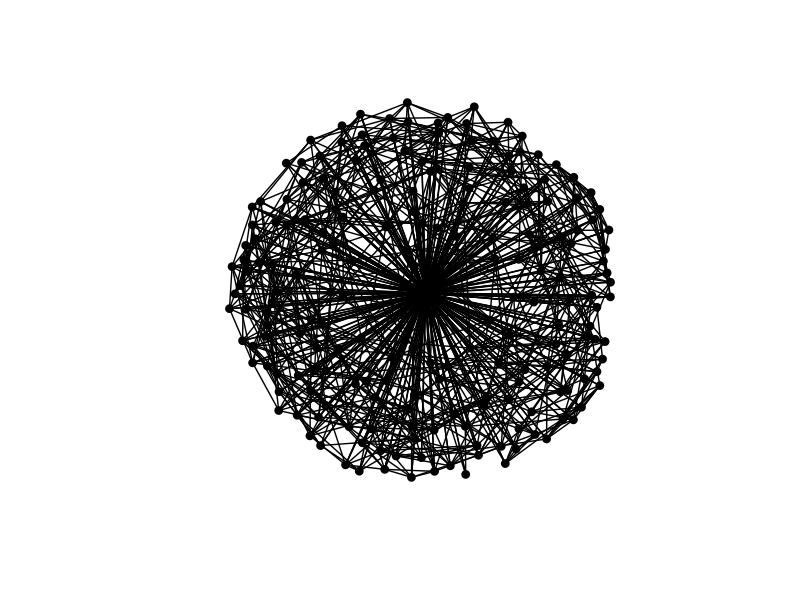
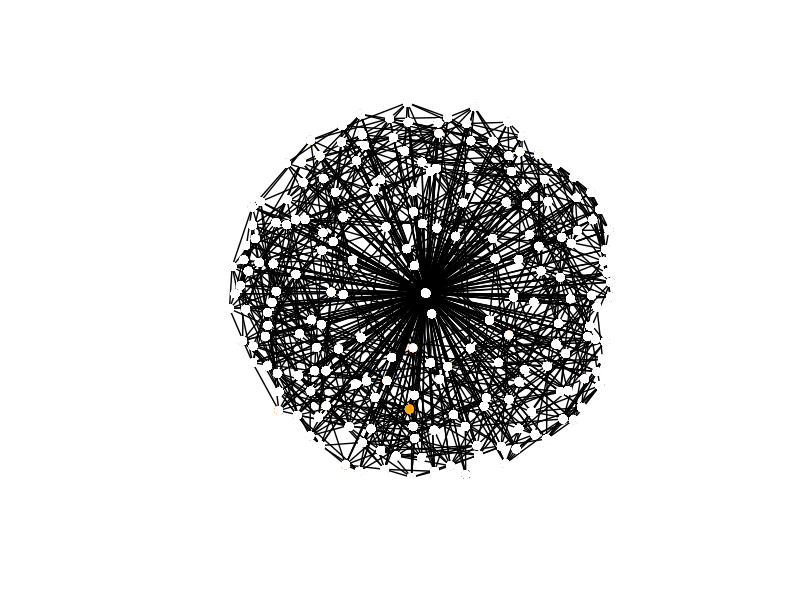
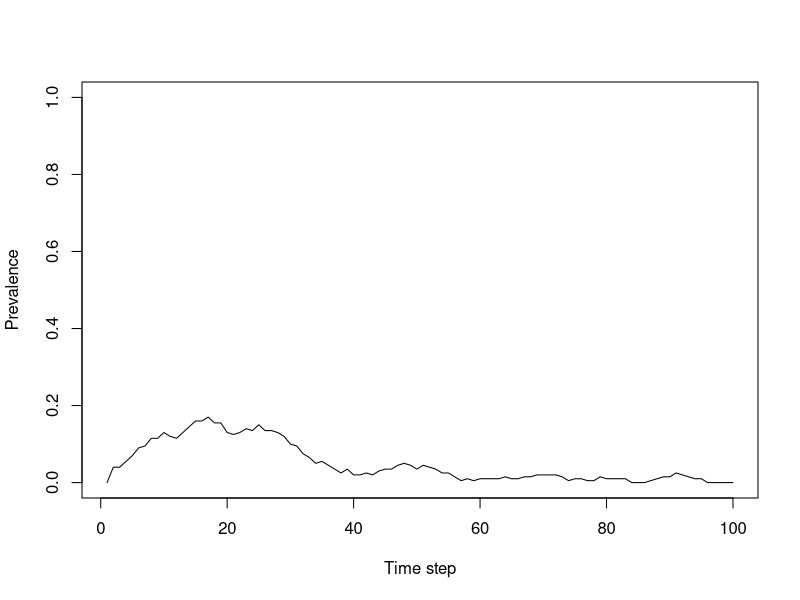

Write R code to recreate these figures, in order.
#===================================================================================
#  Lots of R packages for graphs
#	these are described in a CRAN task view here:
#	http://cran.r-project.org/web/views/gR.html
#	-install the 'network' package
#===================================================================================

#install.packages("network")
library(network)
#help("network-package")


#===================================================================================
#	-Simulated population parameters
#===================================================================================

L<-num_obs<-200  #number of households and individuals
S<-rep(1,L)
E<-rep(0,L)
I<-rep(0,L)
R<-rep(0,L)


#===================================================================================
#	Model neighborhood connections
#	-NEIGH: is a matrix of connections
#	-NEIGH_NET is the same saved as a network
#   note: this leaves the ends with fewer connections
#===================================================================================

NEIGH<-matrix(0,L,L)  #set up an empty matrix
numneigh<-3        #define the number of neighbors to connect

for( i in numneigh:L-numneigh)
	{
        for (o in 1:numneigh)
        {
    NEIGH[i,i-o]<-1
    NEIGH[i,i+o]<-1
        }
    }
diag(NEIGH)<-0

NEIGH_NET<-network(NEIGH, directed=FALSE)

#===================================================================================
#	Model long-distance connections
#	-Each node has a number of connections drawn from  negative binomial distribution
#	-LD is the matrix of connections
#   -LD_NET is the network
#===================================================================================

connectivity<-.01

LD<-matrix(rbinom(L^2,1,connectivity),L)
for( i in 1:L)
    {
    LD[i,]<-LD[,i]
    }

diag(LD)<-0

LD_NET<-network(LD, directed=FALSE)

#===================================================================================
#	create a single connection network out of NEIGH and LD
#   -ALL_NET is the matrix
#   -NET is the network
#===================================================================================

ALL_NET<-NEIGH+LD>0  #the unity of connections from long and neighborhood connections
ALL_NET<-ALL_NET*1       #so that NET is displayed in 0 and 1s
NET<-network(ALL_NET, directed=FALSE)


#===================================================================================
#	Plotting functions
#	-COORDS lets it draw network once and saves the coordinates of each node
#	-COLS a vector to define colors in the plot 
#	-visualize: plots network, coloring the I nodes red
#===================================================================================


COORDS<-plot(NET,vertex.col="black")
COLS<-rep(1,L)

visualize_net<-function()
	{
	COLS[I==1]<-"red"
	COLS[E==1]<-"orange"
	COLS[S==1]<-"black"
	COLS[R==1]<-"white"
	plot(NET,vertex.col=COLS, jitter=FALSE, coord=COORDS)
	}


visualize_nodes<-function()
	{
	COLS[I==1]<-"red"
	COLS[E==1]<-"orange"
	COLS[S==1]<-"black"
	COLS[R==1]<-"white"
    lines(COORDS,col=COLS,pch=19,type="p") # much faster than points()
	}

#===================================================================================
#	-Set up Simulation 
#	-S,E,I,R vectors
#===================================================================================

setup<-function()
	{
	S<<-rep(1,L)
	E<<-rep(0,L)
	I<<-rep(0,L)
	R<<-rep(0,L)
	recoverday<<-rep(0,L)
	}

#===================================================================================
#	Key functions of stochastic simulation
#	-infect changes I from 0 to 1, also changes E and S to 0
#===================================================================================

infect<-function(node,day=i)
	{
	I[node]<<-1
	E[node]<<-0
	S[node]<<-0
	cases<<-which(I==1)
	recoverday[node]<<-day+duration
	}
		
expose<-function()
	{
        
    if(length(cases==1))
	   {
	   index<-ALL_NET[,cases]==1
	   }
       
	if(length(cases)>1)
	   {
	   index<-rowSums(ALL_NET[,cases])>=1
	   }
       
	index<- index & !R # recovered are not exposed assuming immunity at least over time period
	E[index]<<-1
	E[cases]<<-0
	S[index]<<-0
	}

recover<-function(node)
	{
	I[node]<<-0
	E[node]<<-0
	S[node]<<-0
	R[node]<<-1
	cases<<-which(I==1)
	}


#===================================================================================
#	Simulation setup
#	-reps: define how many time steps
#	-setup()  set S to 1, I, E, R to 0
#	-PREV: an empty vector to keep track of prevalence at each timestep
#	-par sets up a plot window. par(ask=TRUE) requires a <Enter> between plots (for a movie)
#	-b : probaility infection given exposure / time step (ie rate)
#	-duration : number of days infectious
#	-Assign index cases
#	-infect it with infect()
#	-expose its neighbors and long distance contacts with expose()
#===================================================================================

#define the length in days of the simulation
reps<-100

#set time to day 1
i<-1

#an empty vector to store the prevalence over the course of the simulation
PREV<-rep(0,reps)

#probability of infection in exposed node per time step
b <-.05

#duration of infectiousness
duration<-5

#sets the whole populations to susceptible
setup()

#set how many index cases and draw them randomly
index<-index_case<-sample(L,5)

#infect the index cases
infect(index_case)

#expose those nodes connected to the index cases
expose()

#plot the starting conditions
par(ask=FALSE)
visualize_net()


#===================================================================================
#	Simulation loop
#	-reps: define how many time steps
#	-outputs a movie (currently commented out)
#	-plots prevalence over time
#===================================================================================

for(i in 2:reps)
	{
	random<-runif(L)
	risk<-E*b		#multiplying the risk by whether or not expsoed
	infect(random<risk)
	recover(which(recoverday==i))
	expose()
    visualize_nodes()   #plot the current state of the network
    PREV[i]<-sum(I)/L   #store the prevalence at time i
    #CUMULPREV <- sum(I+R)/L
	}

plot(PREV,typ="l", ylab="Prevalence",xlab="Time step",ylim=c(0,1))
